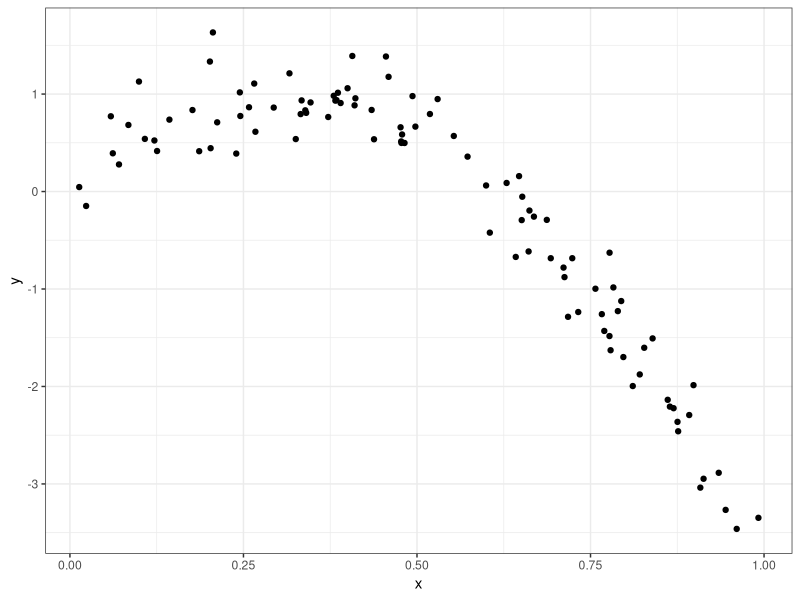
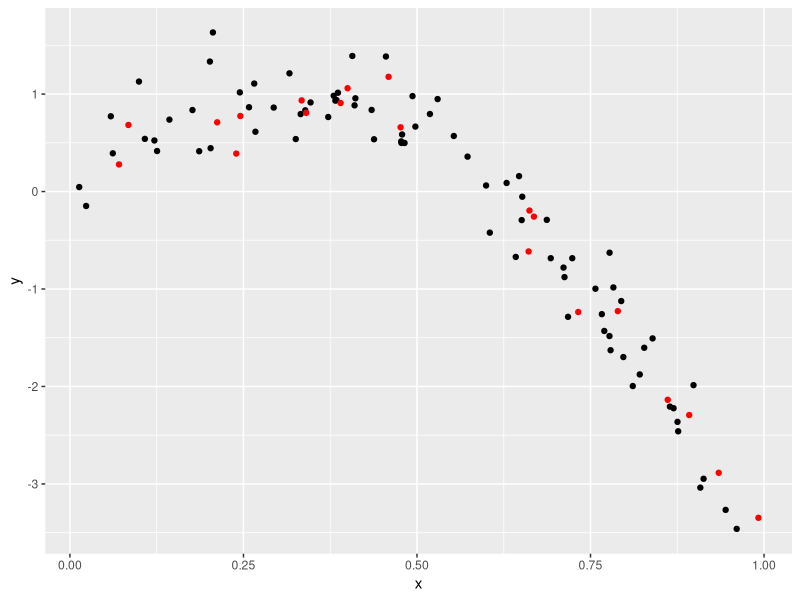
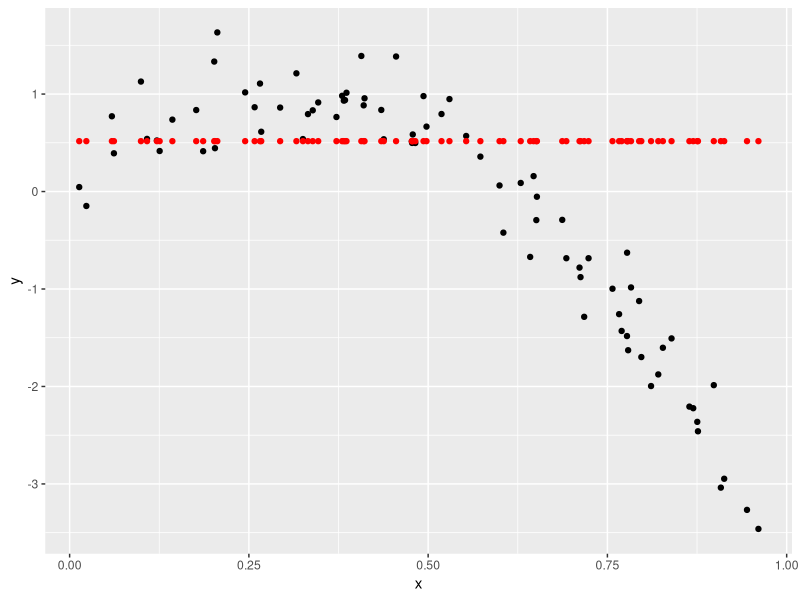
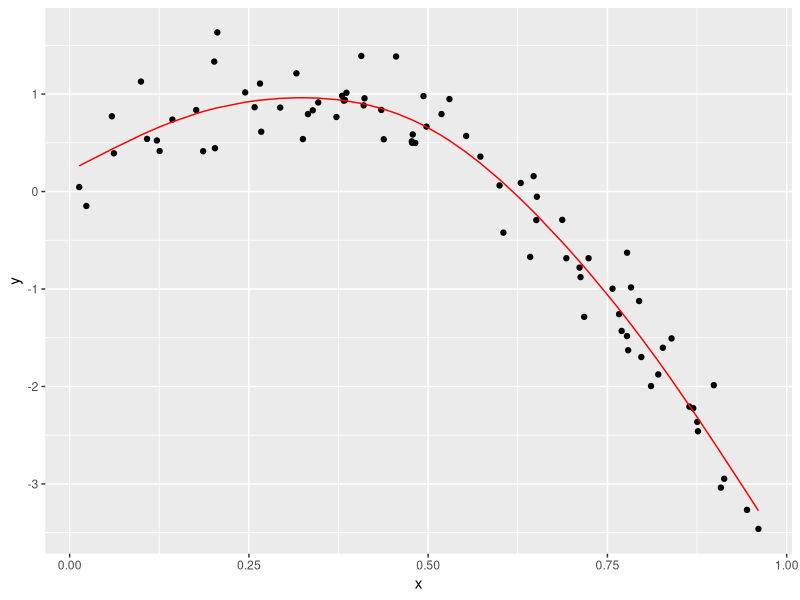
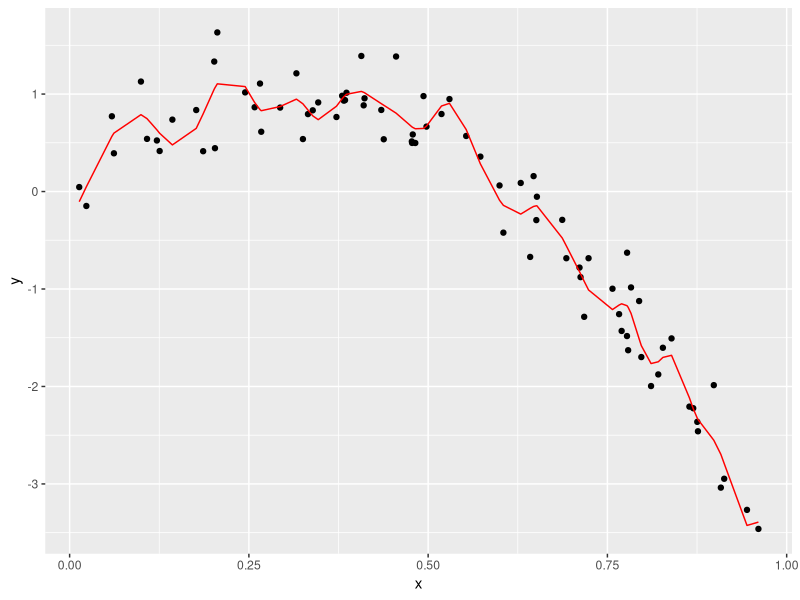
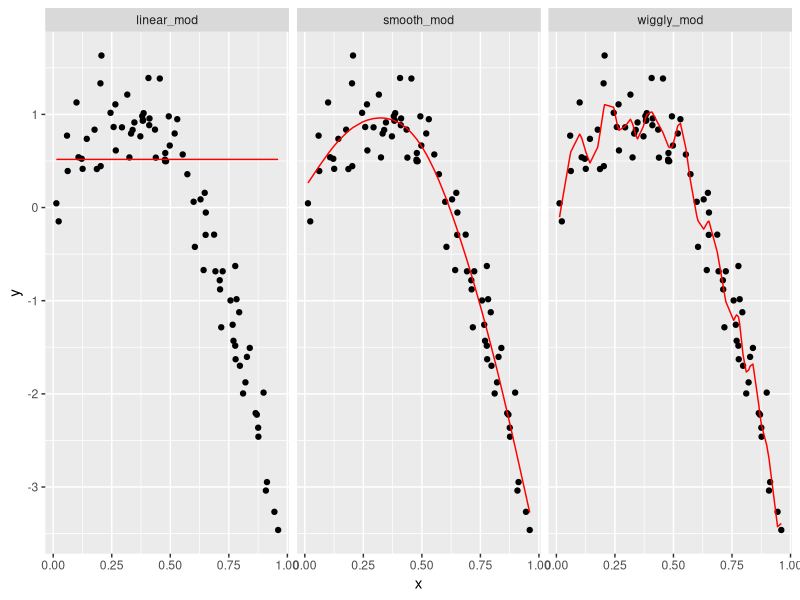

The R script that drew these images, in order:
## ---- chunk 1
knitr::opts_chunk$set(echo = TRUE)
library(tidyverse)
library(modelr)
library(mgcv)

set.seed(1)
## ---- chunk 2
nonlin_df = 
  tibble(
    id = 1:100,
    x = runif(100, 0, 1),
    y = 1 - 10 * (x - .3) ^ 2 + rnorm(100, 0, .3)
  )

nonlin_df %>% 
  ggplot(aes(x = x, y = y)) + 
  geom_point() + theme_bw()
## ---- chunk 3
train_df = sample_frac(nonlin_df, size = .8)
test_df = anti_join(nonlin_df, train_df, by = "id")

ggplot(train_df, aes(x = x, y = y)) + 
  geom_point() + 
  geom_point(data = test_df, color = "red")
## ---- chunk 4
linear_mod = lm(x ~ x, data = train_df)
smooth_mod = mgcv::gam(y ~ s(x), data = train_df)
wiggly_mod = mgcv::gam(y ~ s(x, k = 30), sp = 10e-6, data = train_df)
## ---- chunk 5
train_df %>%
  add_predictions(linear_mod) %>%
  ggplot(aes(x = x, y = y)) +
  geom_point() +
  geom_point(aes(y = pred), color = "red")

train_df %>%
  add_predictions(smooth_mod) %>%
  ggplot(aes(x = x, y = y)) +
  geom_point() +
  geom_line(aes(y = pred), color = "red")

train_df %>%
  add_predictions(wiggly_mod) %>%
  ggplot(aes(x = x, y = y)) +
  geom_point() +
  geom_line(aes(y = pred), color = "red")
## ---- chunk 6
train_df %>% 
  gather_predictions(linear_mod, smooth_mod, wiggly_mod) %>% 
  mutate(model = fct_inorder(model)) %>% 
  
  ggplot(aes(x = x, y = y)) + 
  geom_point() + 
  geom_line(aes(y = pred), color = "red") + 
  facet_wrap(~model)
## ---- chunk 7
rmse(linear_mod, test_df)
rmse(smooth_mod, test_df)
rmse(wiggly_mod, test_df)
## ---- chunk 8
cv_df = 
  crossv_mc(nonlin_df, 100) 
